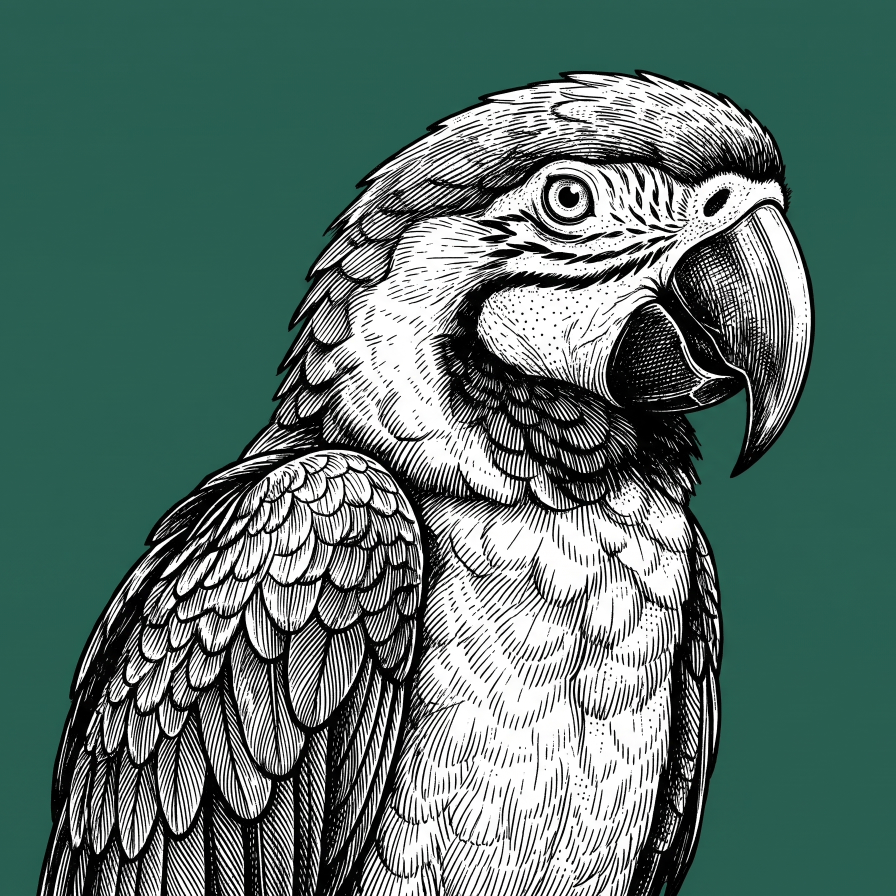
#> input picture parrot-app/assets/parrot.jpeg, 1792 x 1792 px, found by its file name (shown at 1/2 size)
$ python generate_icon.py
#> lines starting #> are read from the running program, lines starting #| are printed output that depends on the picture
#!/usr/bin/env python3
"""Generates parrot-app/assets/icon.ico and icon.png from assets/parrot.jpeg (the app logo).
Needs Pillow. Run from the workspace root: python3 scripts/generate_icon.py"""

from PIL import Image

src = Image.open("parrot-app/assets/parrot.jpeg").convert("RGBA")
src.resize((256, 256), Image.LANCZOS).save("parrot-app/assets/icon.png")
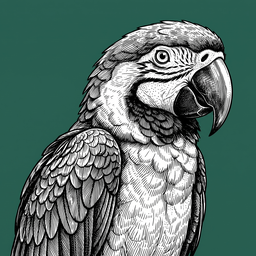
#> saved as icon.png: PIL image 256x256 RGBA; mean R, G, B, A 90.3, 114.9, 108.8, 255
src.save(
    "parrot-app/assets/icon.ico",
    sizes=[(16, 16), (24, 24), (32, 32), (48, 48), (64, 64), (128, 128), (256, 256)],
)
